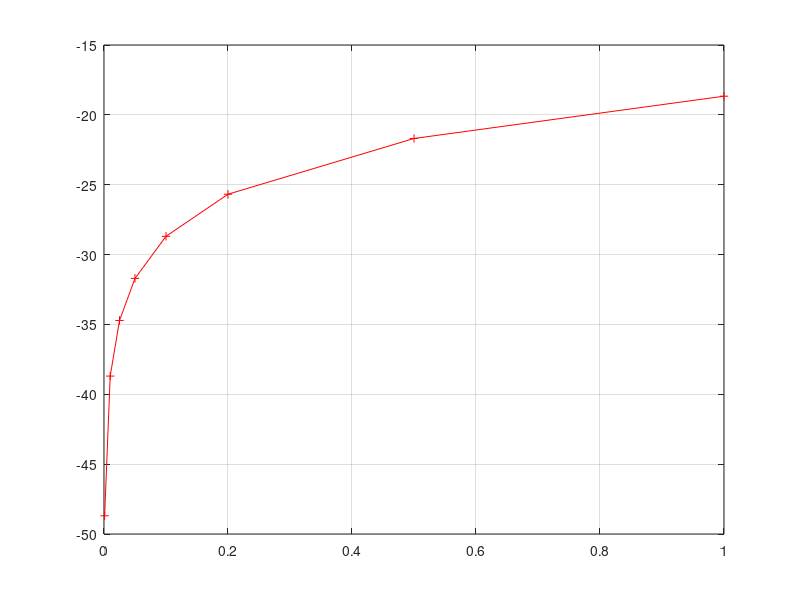

Here is the MATLAB script that generated this plot:
h=3e-6;
n1=3;
n2=3; total_n = n1+n2;

L=[0.001 0.01 0.025 0.05 0.1 0.2 0.5 1];
 
for i =1:length(L)            
XT(i)=(n1+0.5*n2-n1*exp(-(total_n+1)*h*L(i)*1000)- n2*exp(-(total_n+1)*h*L(i)*1000)*0.5)/(1+n1*exp(-(total_n+1)*h*L(i)*1000)+n2*exp(-(total_n+1)*h*L(i)*1000));
XT2(i)=10*log10(XT(i));

end


plot(L,XT2,'+r-');
grid on;
              